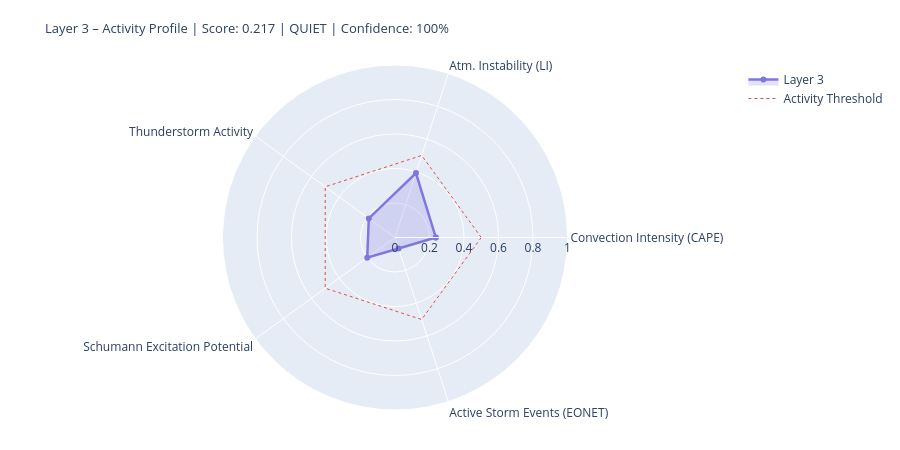

Write notebook code for a chart like this one.
### Markdown cell above
---
## 4. State Assessment & Handoff to Layer 4/5

### Code cell
# ============================================================
# LAYER-3-SCORE
# Five dynamic components
# ============================================================

def norm(v, lo, hi):
    if v is None or (isinstance(v, float) and math.isnan(v)): return None
    return round(max(0.0, min(1.0, (v - lo) / (hi - lo))), 4)

# --- 1) Convection intensity (global CAPE mean) ---
cape_mean = df_atm['cape'].dropna().mean() if not df_atm.empty else None
conv_score = norm(cape_mean, 0, 3000)
conv_src   = 'primary' if cape_mean is not None else 'missing'

# --- 2) Atmospheric instability (LI mean) ---
li_mean   = df_atm['li'].dropna().mean() if not df_atm.empty else None
# Negative LI = unstable → higher score
instab_score = norm(-li_mean if li_mean is not None else None, -6, 6)
instab_src   = 'primary' if li_mean is not None else 'missing'

# --- 3) Thunderstorm activity (mean thunder score + WMO count) ---
thunder_mean = df_atm['thunder_score'].mean() if not df_atm.empty else None
n_thunder    = int(df_atm['thunderstorm'].sum()) if not df_atm.empty else 0
thunder_score_val = norm(
    (thunder_mean or 0) * 0.7 + n_thunder * 0.1, 0, 1.0
) if thunder_mean is not None else None
thunder_src = 'primary'

# --- 4) Schumann excitation potential (weighted Schumann contribution) ---
schumann_pot = df_atm['schumann_contribution'].mean() if not df_atm.empty else None
# Boosted by Layer-2 thunderstorm trigger
if schumann_pot is not None and l2_thunder:
    schumann_pot = min(1.0, schumann_pot * 1.2)
schumann_score = norm(schumann_pot, 0, 1.0) if schumann_pot is not None else None
schumann_src   = 'derived'

# --- 5) Storm activity (NASA EONET) ---
# Distinction: None = data not loaded, 0.0 = loaded but no events
storm_score = None
storm_src   = 'missing'
if raw.get('storms') is not None:          # API reached successfully
    storm_score = norm(len(storm_events), 0, 30) if storm_events else 0.0
    storm_src   = 'primary'

# X-Ray and Kp: context only, not in dynamic score
# (X-Ray = Layer-0/4 driver; Kp = geomagnetic index, not a lightning proxy)
xray_context = None
if raw.get('xray'):
    df_xc = pd.DataFrame(raw['xray'])
    fc = next((c for c in df_xc.columns
               if any(k in c.lower() for k in ['flux','long']) and 'time' not in c.lower()),
              df_xc.columns[1])
    df_xc[fc] = pd.to_numeric(df_xc[fc], errors='coerce')
    xray_last = df_xc[fc].dropna().iloc[-1] if not df_xc[fc].dropna().empty else None
    if xray_last:
        xray_class = ('X' if xray_last>=1e-4 else 'M' if xray_last>=1e-5
                      else 'C' if xray_last>=1e-6 else 'B')
        xray_context = {'flux': float(xray_last), 'class': xray_class}
        print(f'X-Ray context: {xray_class}-class ({xray_last:.2e} W/m²)')

# --- Aggregate ---
COMPONENTS = {
    'Convection Intensity (CAPE)':  {'score': conv_score,       'source': conv_src,    'dynamic': True},
    'Atm. Instability (LI)':         {'score': instab_score,     'source': instab_src,  'dynamic': True},
    'Thunderstorm Activity':              {'score': thunder_score_val, 'source': thunder_src, 'dynamic': True},
    'Schumann Excitation Potential':   {'score': schumann_score,   'source': schumann_src,'dynamic': True},
    'Active Storm Events (EONET)': {'score': storm_score,      'source': storm_src,   'dynamic': True},
}

available   = {k: v['score'] for k, v in COMPONENTS.items() if v['score'] is not None}
unavailable = [k for k, v in COMPONENTS.items() if v['score'] is None]
layer3_score = round(sum(available.values()) / len(available), 4) if available else None
confidence   = round(len(available) / len(COMPONENTS), 2)
level = ('unknown' if layer3_score is None
         else 'quiet'   if layer3_score < 0.3
         else 'moderate' if layer3_score < 0.6
         else 'active')
dominant_l3 = max(available, key=available.get) if available else 'none'

# --- Ausgabe ---
W = 68
print('=' * W)
print('LAYER 3 – ATMOSPHERE / WEATHER / THUNDERSTORMS – STATE ASSESSMENT')
print('=' * W)
for name, comp in COMPONENTS.items():
    s = comp['score']
    if s is not None:
        bar = '█' * int(s * 20) + '░' * (20 - int(s * 20))
        print(f'  {name:<36} {bar}  {s:.3f}  [{comp["source"]}]')
    else:
        print(f'  {name:<36} {"─" * 20}  n/a   [missing]')
print('-' * W)
print(f'  Score:        {layer3_score:.3f}  ({len(available)}/{len(COMPONENTS)} components)')
print(f'  Confidence:   {confidence:.0%}')
print(f'  Level:        {level.upper()}')
print(f'  Dominant:     {dominant_l3}')
print(f'  CAPE mean:    {cape_mean:.0f} J/kg' if cape_mean else '  CAPE mean:    n/a')
print(f'  LI mean:      {li_mean:.1f} K' if li_mean is not None else '  LI mean:      n/a')
print(f'  Thunderstorms:{n_thunder} points (WMO)  +  {len(storm_events)} NASA EONET')
print('=' * W)

# Radar
cats   = list(available.keys())
vals_r = list(available.values())
if len(cats) >= 3:
    fig = go.Figure()
    fig.add_trace(go.Scatterpolar(
        r=vals_r + [vals_r[0]], theta=cats + [cats[0]],
        fill='toself', fillcolor='rgba(127,119,221,0.22)',
        line=dict(color='#7F77DD', width=2.5), name='Layer 3'
    ))
    fig.add_trace(go.Scatterpolar(
        r=[0.5] * (len(cats)+1), theta=cats + [cats[0]],
        line=dict(color='#E24B4A', dash='dot', width=1),
        mode='lines', name='Activity Threshold'
    ))
    fig.update_layout(
        title=dict(
            text=f'Layer 3 – Activity Profile | Score: {layer3_score:.3f} | {level.upper()} | Confidence: {confidence:.0%}',
            font=dict(size=13)
        ),
        polar=dict(radialaxis=dict(visible=True, range=[0, 1])),
        height=450, showlegend=True,
        margin=dict(l=60, r=60, t=65, b=40)
    )
    fig.show()

### Figure 1 — Plotly figure (JSON) as saved in the notebook; plotly's stock layout.template omitted (floating-point values rounded to 4 significant figures)
{"data": [{"fill": "toself", "fillcolor": "rgba(127,119,221,0.22)", "line": {"color": "#7F77DD", "width": 2.5}, "name": "Layer 3", "r": [0.2367, 0.3931, 0.1877, 0.199, 0.0667, 0.2367], "theta": ["Convection Intensity (CAPE)", "Atm. Instability (LI)", "Thunderstorm Activity", "Schumann Excitation Potential", "Active Storm Events (EONET)", "Convection Intensity (CAPE)"], "type": "scatterpolar"}, {"line": {"color": "#E24B4A", "dash": "dot", "width": 1}, "mode": "lines", "name": "Activity Threshold", "r": [0.5, 0.5, 0.5, 0.5, 0.5, 0.5], "theta": ["Convection Intensity (CAPE)", "Atm. Instability (LI)", "Thunderstorm Activity", "Schumann Excitation Potential", "Active Storm Events (EONET)", "Convection Intensity (CAPE)"], "type": "scatterpolar"}], "layout": {"height": 450, "margin": {"b": 40, "l": 60, "r": 60, "t": 65}, "polar": {"radialaxis": {"range": [0, 1], "visible": true}}, "showlegend": true, "title": {"font": {"size": 13}, "text": "Layer 3 – Activity Profile | Score: 0.217 | QUIET | Confidence: 100%"}}}
